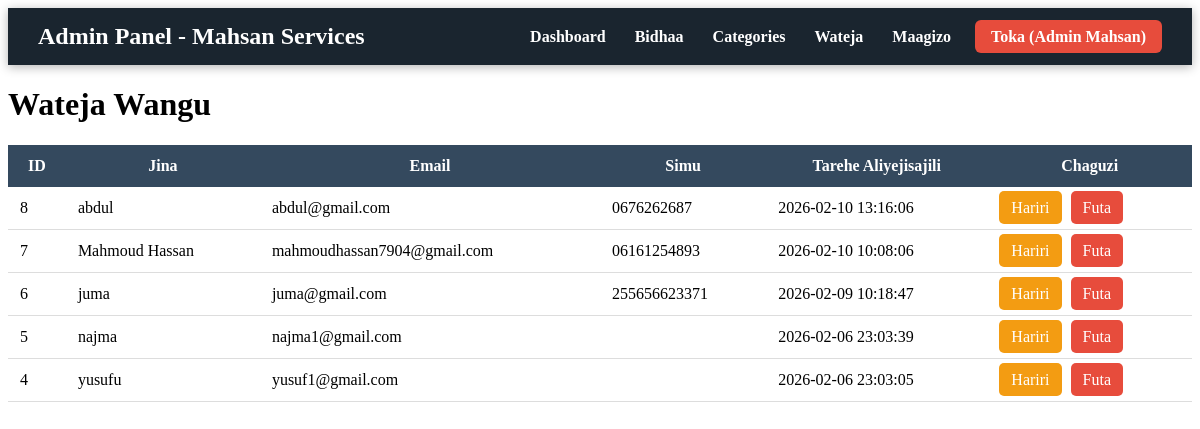
Page /frontend/admin/customers.php (signed in) on the committed database.
### tables this page shows
CREATE TABLE `users` (
  `id` int(11) NOT NULL,
  `role_id` int(11) NOT NULL DEFAULT 2,
  `full_name` varchar(120) NOT NULL,
  `email` varchar(150) NOT NULL,
  `phone` varchar(20) DEFAULT NULL,
  `password` varchar(255) NOT NULL,
  `created_at` timestamp NOT NULL DEFAULT current_timestamp()
);

### frontend/admin/customers.php (the view, shortened to what this page needs)
<?php
require_once '../../config/database.php';
include 'admin_header.php';
?>
<div class="container">
    <h1>Wateja Wangu</h1>
    <table style="width:100%; border-collapse:collapse; margin-top:20px;">
        <tr style="background:#34495e; color:white;">
            <th style="padding:12px;">ID</th>
            <th style="padding:12px;">Jina</th>
            <th style="padding:12px;">Email</th>
            <th style="padding:12px;">Simu</th>
            <th style="padding:12px;">Tarehe Aliyejisajili</th>
            <th style="padding:12px;">Chaguzi</th>
        </tr>
        <?php
        $result = mysqli_query($conn, "SELECT * FROM users WHERE role_id = 2 ORDER BY id DESC");
        while ($row = mysqli_fetch_assoc($result)) {
            echo "<tr style='border-bottom:1px solid #ddd;'>";
            echo "<td style='padding:12px;'>{$row['id']}</td>";
            echo "<td style='padding:12px;'>" . htmlspecialchars($row['full_name']) . "</td>";
            echo "<td style='padding:12px;'>" . htmlspecialchars($row['email']) . "</td>";
            echo "<td style='padding:12px;'>" . htmlspecialchars($row['phone'] ?? '-') . "</td>";
            echo "<td style='padding:12px;'>" . $row['created_at'] . "</td>";
            echo "<td style='padding:12px;'>
                <a href='edit_customer.php?id={$row['id']}' style='background:#f39c12; color:white; padding:8px 12px; border-radius:5px; text-decoration:none; margin-right:5px;'>Hariri</a>
                <a href='delete_customer.php?id={$row['id']}' onclick='return confirm(\"Hakikisha unataka kufuta customer hii?\")' style='background:#e74c3c; color:white; padding:8px 12px; border-radius:5px; text-decoration:none;'>Futa</a>
            </td>";
            echo "</tr>";
        }
        ?>
    </table>
</div>

### rows in the picture
users: id "8", full_name "abdul", email "abdul@gmail.com", phone "0676262687", created_at "2026-02-10 13:16:06"
users: id "7", full_name "Mahmoud Hassan", email "mahmoudhassan7904@gmail.com", phone "06161254893", created_at "2026-02-10 10:08:06"
users: id "6", full_name "juma", email "juma@gmail.com", phone "255656623371", created_at "2026-02-09 10:18:47"
users: id "5", full_name "najma", email "najma1@gmail.com", created_at "2026-02-06 23:03:39"
users: id "4", full_name "yusufu", email "yusuf1@gmail.com", created_at "2026-02-06 23:03:05"

### other values in the picture
$full_name "Admin Mahsan"
